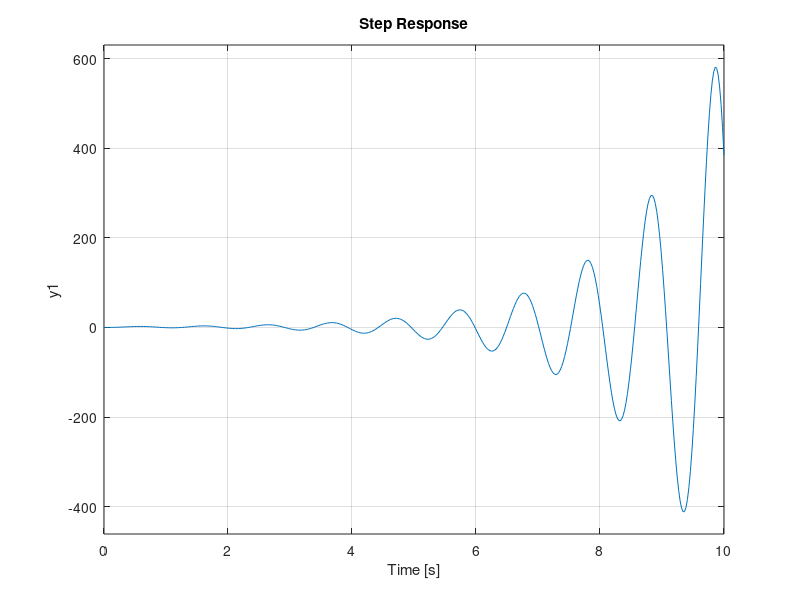

This figure's MATLAB source: (Note: this script raises an error after producing the figure.)
clc;
clear;
close all;

s=tf('s');
G_P = 25/(s*(0.1*s+1)*(1+0.5*s))
figure(1)
step(feedback(G_P,1))
stepinfo(feedback(G_P,1))
figure(2)
bode(G_P)
margin(G_P)
[m_r,w_r] = getPeakGain(feedback(G_P,1))

G_C = (1+2*s)/(1 + 16*s)
G_T = G_P*G_C
figure(3)
step(feedback(G_T,1))
stepinfo(feedback(G_T,1))
figure(4)
bode(G_T)
margin(G_T)
[m_r_cont,w_r_cont] = getPeakGain(feedback(G_T,1))
